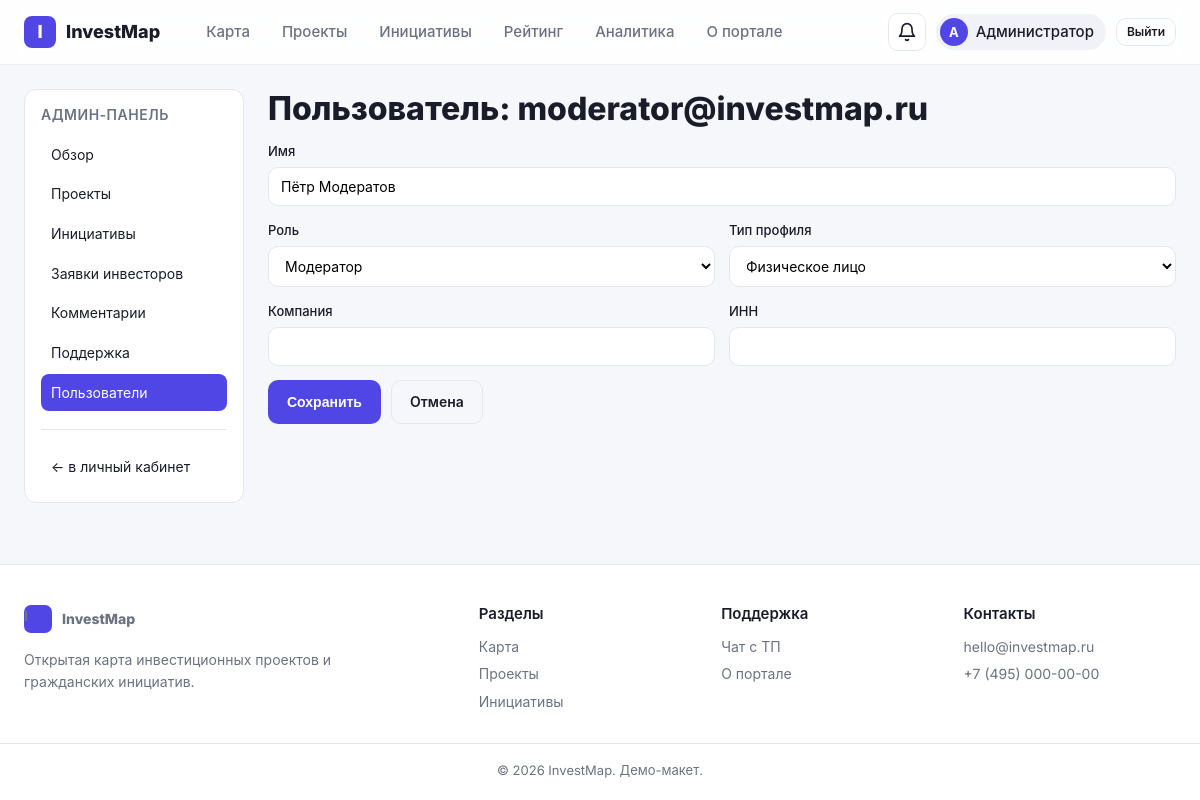
Page /admin/users/2/edit (signed in) on the committed database.
### app/models.py (models this page shows, shortened)
class User(UserMixin, db.Model):
    __tablename__ = "users"
    id = db.Column(db.Integer, primary_key=True)
    email = db.Column(db.String(120), unique=True, nullable=False, index=True)
    name = db.Column(db.String(120), nullable=False)
    password_hash = db.Column(db.String(255), nullable=False)
    role = db.Column(db.String(20), default="user", nullable=False)  # user | moderator | admin
    avatar = db.Column(db.String(255))
    profile_type = db.Column(db.String(20), default="physical", nullable=False)
    company_name = db.Column(db.String(200))  # для инвесторов
    inn = db.Column(db.String(20))            # ИНН
    phone = db.Column(db.String(40))
    bio = db.Column(db.Text)                  # о себе / о компании
    email_notifications = db.Column(db.Boolean, default=True, nullable=False)
    created_at = db.Column(db.DateTime, default=datetime.utcnow)
    comments = db.relationship("Comment", back_populates="user", cascade="all, delete-orphan")
    subscriptions = db.relationship("Subscription", back_populates="user", cascade="all, delete-orphan")
    notifications = db.relationship("Notification", back_populates="user", cascade="all, delete-orphan")
    activities = db.relationship("Activity", back_populates="user", cascade="all, delete-orphan")
    donations = db.relationship("Donation", back_populates="user", cascade="all, delete-orphan")
    votes = db.relationship("InitiativeVote", back_populates="user", cascade="all, delete-orphan")
    tickets = db.relationship("SupportTicket", back_populates="user", cascade="all, delete-orphan")
    interests = db.relationship("InvestorInterest", back_populates="user", cascade="all, delete-orphan")
    @property
    def is_moderator(self):
        return self.role in ("moderator", "admin")

### app/blueprints/admin.py (the view, shortened to what this page needs)
@bp.route("/users/<int:uid>/edit", methods=["GET", "POST"])
@admin_required
def user_edit(uid):
    u = User.query.get_or_404(uid)
    return render_template("admin/user_form.html", user=u)

### app/blueprints/admin.py (called while the page is built)
def admin_required(fn):
    @wraps(fn)
    @login_required
    def wrapper(*args, **kwargs):
        if current_user.role != "admin":
            abort(403)
        return fn(*args, **kwargs)
    return wrapper

### app/templates/admin/user_form.html (shortened to what this page needs)
{% extends "admin/_base.html" %}
{% block admin_content %}
<h1>Пользователь: {{ user.email }}</h1>
<form method="post" class="form-stack" style="max-width:none;">
    <label><span>Имя</span>
        <input type="text" name="name" required value="{{ user.name }}">
    </label>
    <div class="form-row-2">
        <label><span>Роль</span>
            <select name="role">
                <option value="moderator" {% if user.role == 'moderator' %}selected{% endif %}>Модератор</option>
            </select>
        </label>
        <label><span>Тип профиля</span>
            <select name="profile_type">
                <option value="physical" {% if user.profile_type == 'physical' %}selected{% endif %}>Физическое лицо</option>
            </select>
        </label>
    </div>
    <div class="form-row-2">
        <label><span>Компания</span>
            <input type="text" name="company_name" value="{{ user.company_name or '' }}">
        </label>
        <label><span>ИНН</span>
            <input type="text" name="inn" value="{{ user.inn or '' }}">
        </label>
    </div>
    <div style="display:flex;gap:10px;">
        <button type="submit" class="btn btn--primary">Сохранить</button>
        <a href="{{ url_for('admin.users_list') }}" class="btn btn--ghost">Отмена</a>
    </div>
</form>
{% endblock %}

### app/templates/base.html (shortened to what this page needs)
<!doctype html>
<html lang="ru">
<head>
    <link rel="stylesheet" href="https://unpkg.com/leaflet@1.9.4/dist/leaflet.css">
    <link rel="stylesheet" href="{{ url_for('static', filename='css/style.css') }}">
</head>
<body>
<header class="topbar">
    <div class="container topbar__inner">
        <a class="brand" href="{{ url_for('main.index') }}">
            <span class="brand__logo">I</span>
            <span class="brand__name">InvestMap</span>
        </a>
        <nav class="nav">
            <a href="{{ url_for('main.index') }}" class="nav__link {% if request.endpoint == 'main.index' %}active{% endif %}">Карта</a>
            <a href="{{ url_for('projects.list_projects') }}" class="nav__link {% if request.blueprint == 'projects' %}active{% endif %}">Проекты</a>
            <a href="{{ url_for('initiatives.list_initiatives') }}" class="nav__link {% if request.blueprint == 'initiatives' %}active{% endif %}">Инициативы</a>
            <a href="{{ url_for('initiatives.top') }}" class="nav__link {% if request.endpoint == 'initiatives.top' %}active{% endif %}">Рейтинг</a>
            <a href="{{ url_for('main.analytics') }}" class="nav__link {% if request.endpoint == 'main.analytics' %}active{% endif %}">Аналитика</a>
            <a href="{{ url_for('main.about') }}" class="nav__link {% if request.endpoint == 'main.about' %}active{% endif %}">О портале</a>
        </nav>
        <div class="topbar__actions">
            {% if current_user.is_authenticated %}
                <a href="{{ url_for('cabinet.notifications') }}" class="icon-btn" title="Уведомления">
                    <svg width="20" height="20" viewBox="0 0 24 24" fill="none" stroke="currentColor" stroke-width="2" stroke-linecap="round" stroke-linejoin="round"><path d="M6 8a6 6 0 0 1 12 0c0 7 3 9 3 9H3s3-2 3-9"/><path d="M10.3 21a1.94 1.94 0 0 0 3.4 0"/></svg>
                </a>
                <a href="{{ url_for('cabinet.index') }}" class="user-chip">
                    <span class="user-chip__avatar">{{ current_user.name[:1]|upper }}</span>
                    <span class="user-chip__name">{{ current_user.name }}</span>
                </a>
                <a href="{{ url_for('auth.logout') }}" class="btn btn--ghost btn--sm">Выйти</a>
            {% else %}
                <a href="{{ url_for('auth.login') }}" class="btn btn--ghost btn--sm">Войти</a>
                <a href="{{ url_for('auth.register') }}" class="btn btn--primary btn--sm">Регистрация</a>
            {% endif %}
        </div>
    </div>
</header>
<main class="main {% block main_class %}{% endblock %}">
    {% block content %}{% endblock %}
</main>
<footer class="footer">
    <div class="container footer__inner">
        <div class="footer__col">
            <div class="brand brand--sm">
                <span class="brand__logo">I</span>
                <span class="brand__name">InvestMap</span>
            </div>
            <p class="footer__tagline">Открытая карта инвестиционных проектов и гражданских инициатив.</p>
        </div>
        <div class="footer__col">
            <h4>Разделы</h4>
            <a href="{{ url_for('main.index') }}">Карта</a>
            <a href="{{ url_for('projects.list_projects') }}">Проекты</a>
            <a href="{{ url_for('initiatives.list_initiatives') }}">Инициативы</a>
        </div>
        <div class="footer__col">
            <h4>Поддержка</h4>
            {% if current_user.is_authenticated %}
                <a href="{{ url_for('cabinet.support') }}">Чат с ТП</a>
            {% else %}
                <a href="{{ url_for('auth.login') }}">Войти</a>
            {% endif %}
            <a href="{{ url_for('main.about') }}">О портале</a>
        </div>
        <div class="footer__col">
            <h4>Контакты</h4>
            <a href="mailto:hello@investmap.ru">hello@investmap.ru</a>
            <span>+7 (495) 000-00-00</span>
        </div>
    </div>
    <div class="container footer__bottom">© {{ 2026 }} InvestMap. Демо-макет.</div>
</footer>
</body>
</html>

### rows in the picture
User: name "А", name "Администратор"
User: email "moderator@investmap.ru", name "Пётр Модератов", role "Модератор", profile_type "Физическое лицо"

### other values in the picture
{{ 2026 }} "2026"
